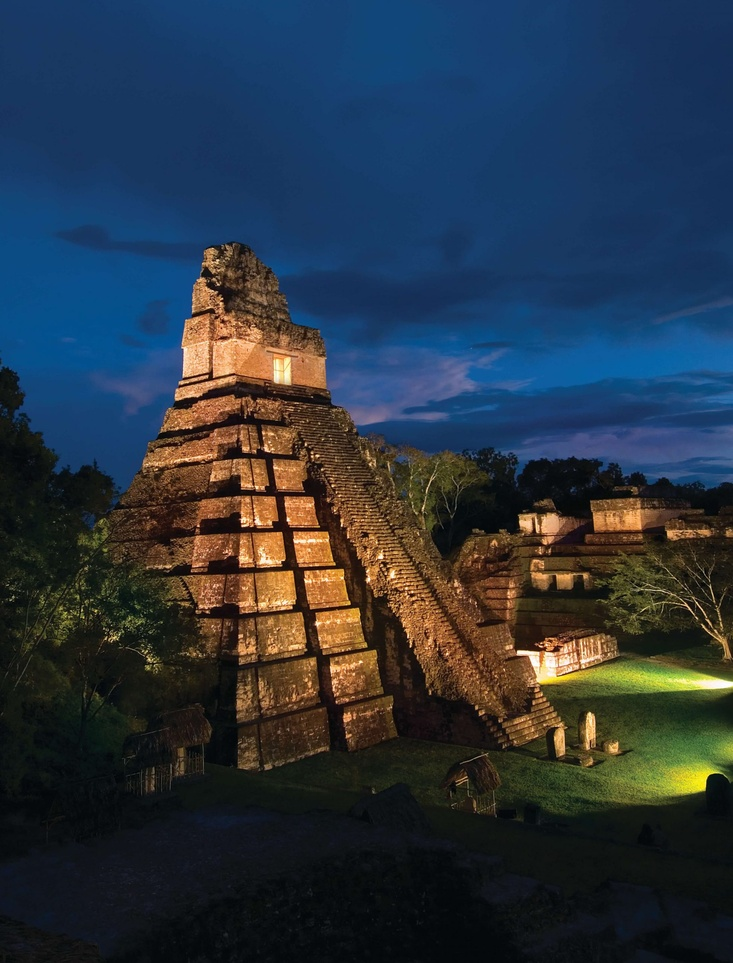
#> input picture TIKAL.jpg, 733 x 963 px, shrunk from 1948 x 2560 before the run, found by its file name
$ jupyter execute --allow-errors LABO1.ipynb
#> lines starting #> are read from the running program, lines starting #| are printed output that depends on the picture
## Text Mining & Image Recognition
### Hoja de Trabajo 1

Alumno: Walter Alexander Ajtun Pisquiy 24008909

##  Problema 1:
Desarrolle una funcion la cual reciba dos parametros, una imagen y un entero llamado color, la
funcion debe devolver una imagen la cual tenga activos los canales de color segun los siguientes
puntos:

[cell 1]
import cv2
import numpy as np
import matplotlib.pyplot as plt

def activar_canales(img, color):
    # Se verific si la imagen es None
    if img is None:
        print("Error: La imagen no se cargó correctamente.")
        return None

    # Se crea una copia de la imagen con los canales en cero
    img_resultado = np.zeros_like(img)

    if color == 1:
        # Activar solo el canal azul
        img_resultado[:, :, 0] = img[:, :, 0]
    elif color == 2:
        # Activar solo el canal verde
        img_resultado[:, :, 1] = img[:, :, 1]
    elif color == 3:
        # Activar solo el canal rojo
        img_resultado[:, :, 2] = img[:, :, 2]
    elif color == 10:
        # Activar los canales rojo y verde
        img_resultado[:, :, 1] = img[:, :, 1]  # verde
        img_resultado[:, :, 2] = img[:, :, 2]  # rojo
    elif color == 20:
        # Activar los canales verde y azul
        img_resultado[:, :, 0] = img[:, :, 0]  # azul
        img_resultado[:, :, 1] = img[:, :, 1]  # verde
    elif color == 30:
        # Activar los canales azul y rojo
        img_resultado[:, :, 0] = img[:, :, 0]  # azul
        img_resultado[:, :, 2] = img[:, :, 2]  # rojo
    else:
        print("El valor del parámetro color no es válido.")

    return img_resultado

# Se carga una imagen de ejemplo
img_path = r'C:\Users\walte\Documents\Text Mining\TIKAL.jpg'
img = cv2.imread(img_path)
#> img is the input picture: shape (963, 733, 3); mean B, G, R 65.5, 53.6, 41.9

# Se verifica si la imagen se cargó correctamente
if img is None:
    print(f"Error: No se pudo cargar la imagen desde {img_path}")
else:
    print(f"Imagen cargada correctamente desde {img_path}")

    # Se aplica la función con diferentes valores de color
    img_azul = activar_canales(img, 1)
    img_verde = activar_canales(img, 2)
    img_rojo = activar_canales(img, 3)
    img_rojo_verde = activar_canales(img, 10)
    img_verde_azul = activar_canales(img, 20)
    img_azul_rojo = activar_canales(img, 30)
#> in activar_canales (call 6), `img_resultado[:, :, 2] = img[:, :, 2]`:
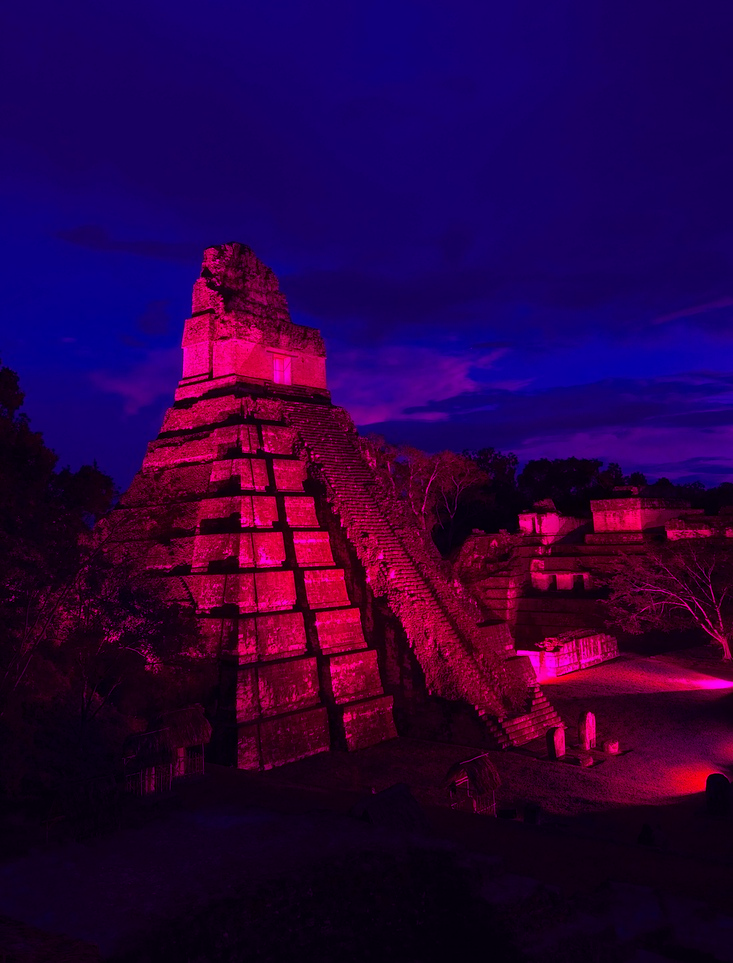
#> img_resultado: shape (963, 733, 3); mean B, G, R 65.5, 0, 41.9

    # Guardar las imágenes resultantes
    cv2.imwrite(r'C:\Users\walte\Documents\Text Mining\imagen_azul.jpg', img_azul)
    cv2.imwrite(r'C:\Users\walte\Documents\Text Mining\imagen_verde.jpg', img_verde)
    cv2.imwrite(r'C:\Users\walte\Documents\Text Mining\imagen_rojo.jpg', img_rojo)
    cv2.imwrite(r'C:\Users\walte\Documents\Text Mining\imagen_rojo_verde.jpg', img_rojo_verde)
    cv2.imwrite(r'C:\Users\walte\Documents\Text Mining\imagen_verde_azul.jpg', img_verde_azul)
    cv2.imwrite(r'C:\Users\walte\Documents\Text Mining\imagen_azul_rojo.jpg', img_azul_rojo)

    # Se muestra las imágenes resultantes en el notebook
    fig, axes = plt.subplots(2, 3, figsize=(15, 10))

    axes[0, 0].imshow(cv2.cvtColor(img_azul, cv2.COLOR_BGR2RGB))
    axes[0, 0].set_title('Canal Azul')
    axes[0, 0].axis('off')

    axes[0, 1].imshow(cv2.cvtColor(img_verde, cv2.COLOR_BGR2RGB))
    axes[0, 1].set_title('Canal Verde')
    axes[0, 1].axis('off')

    axes[0, 2].imshow(cv2.cvtColor(img_rojo, cv2.COLOR_BGR2RGB))
    axes[0, 2].set_title('Canal Rojo')
    axes[0, 2].axis('off')

    axes[1, 0].imshow(cv2.cvtColor(img_rojo_verde, cv2.COLOR_BGR2RGB))
    axes[1, 0].set_title('Canales Rojo y Verde')
    axes[1, 0].axis('off')

    axes[1, 1].imshow(cv2.cvtColor(img_verde_azul, cv2.COLOR_BGR2RGB))
    axes[1, 1].set_title('Canales Verde y Azul')
    axes[1, 1].axis('off')

    axes[1, 2].imshow(cv2.cvtColor(img_azul_rojo, cv2.COLOR_BGR2RGB))
    axes[1, 2].set_title('Canales Azul y Rojo')
    axes[1, 2].axis('off')

    plt.show()

## Problema 2

En el .zip del laboratorio se le compartio un conjunto de imagenes en escala de grises (imagen1,
imagen2, perro) estas imagenes fueron creadas utilizando una escala de grises en 3D, cree una
funcion que dadas las 3 imagenes se construya l  a imagen original a color.

[cell 2]
import cv2
import numpy as np
import matplotlib.pyplot as plt

def reconstruir_imagen_color(img_azul_path, img_verde_path, img_rojo_path, output_path, titulo):
    # Se cargan las imágenes en escala de grises
#> called with titulo = 'Imagen 1 Color Reconstruida'
    img_azul = cv2.imread(img_azul_path, cv2.IMREAD_GRAYSCALE)
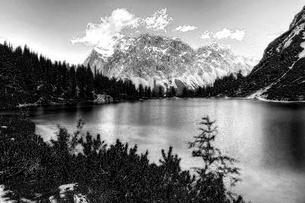
#> input picture imagen1/imagen1_salida_gray_azul.jpg, 305 x 203 px, shrunk from 810 x 540 before the run, found by its file name
#> img_azul is the input picture: shape (203, 305); min 0, max 255, mean 118.1
    img_verde = cv2.imread(img_verde_path, cv2.IMREAD_GRAYSCALE)
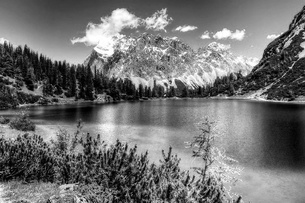
#> input picture imagen1/imagen1_salida_gray_verde.jpg, 305 x 203 px, shrunk from 810 x 540 before the run, found by its file name
#> img_verde is the input picture: shape (203, 305); min 0, max 255, mean 113.9
    img_rojo = cv2.imread(img_rojo_path, cv2.IMREAD_GRAYSCALE)
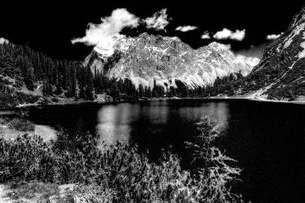
#> input picture imagen1/imagen1_salida_gray_rojo.jpg, 305 x 203 px, shrunk from 810 x 540 before the run, found by its file name
#> img_rojo is the input picture: shape (203, 305); min 0, max 255, mean 57.6

    # Se verifica si las imágenes se cargaron correctamente
    if img_azul is None:
        print(f"Error: No se pudo cargar la imagen azul desde {img_azul_path}")
        return
    if img_verde is None:
        print(f"Error: No se pudo cargar la imagen verde desde {img_verde_path}")
        return
    if img_rojo is None:
        print(f"Error: No se pudo cargar la imagen roja desde {img_rojo_path}")
        return

    # Se crea una imagen vacía con tres canales (color)
    img_color = np.zeros((img_azul.shape[0], img_azul.shape[1], 3), dtype=np.uint8)

    # Se asigna cada imagen de escala de grises a su respectivo canal de color
    img_color[:, :, 0] = img_azul  # Canal azul
    img_color[:, :, 1] = img_verde  # Canal verde
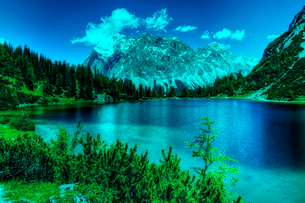
#> img_color: shape (203, 305, 3); mean of channels 0, 1, 2 118.1, 113.9, 0; drawn as B, G, R
    img_color[:, :, 2] = img_rojo  # Canal rojo
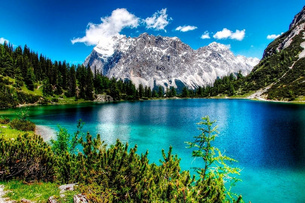
#> img_color: shape (203, 305, 3); mean of channels 0, 1, 2 118.1, 113.9, 57.6; drawn as B, G, R

    # Se guarda la imagen resultante
    cv2.imwrite(output_path, img_color)

    # Se muestra la imagen resultante en el notebook
    plt.figure(figsize=(8, 6))
    plt.imshow(cv2.cvtColor(img_color, cv2.COLOR_BGR2RGB))
    plt.title(titulo)
    plt.axis('off')
    plt.show()

# Rutas de las imágenes y los directorios de salida
img_paths = [
    (r'C:\Users\walte\Documents\Text Mining\imagen1\imagen1_salida_gray_azul.jpg',
     r'C:\Users\walte\Documents\Text Mining\imagen1\imagen1_salida_gray_verde.jpg',
     r'C:\Users\walte\Documents\Text Mining\imagen1\imagen1_salida_gray_rojo.jpg',
     r'C:\Users\walte\Documents\Text Mining\imagen_color_reconstruida.jpg',
     'Imagen 1 Color Reconstruida'),
    (r'C:\Users\walte\Documents\Text Mining\imagen2\imagen2_salida_gray_azul.jpg',
     r'C:\Users\walte\Documents\Text Mining\imagen2\imagen2_salida_gray_verde.jpg',
     r'C:\Users\walte\Documents\Text Mining\imagen2\imagen2_salida_gray_rojo.jpg',
     r'C:\Users\walte\Documents\Text Mining\imagen2_color_reconstruida.jpg',
     'Imagen 2 Color Reconstruida'),
    (r'C:\Users\walte\Documents\Text Mining\perro\perro_salida_gray_azul.jpg',
     r'C:\Users\walte\Documents\Text Mining\perro\perro_salida_gray_verde.jpg',
     r'C:\Users\walte\Documents\Text Mining\perro\perro_salida_gray_rojo.jpg',
     r'C:\Users\walte\Documents\Text Mining\perro_color_reconstruida.jpg',
     'Imagen Perro Color Reconstruida')
]

# Llamar a la función para cada conjunto de imágenes
for img_azul_path, img_verde_path, img_rojo_path, output_path, titulo in img_paths:
    reconstruir_imagen_color(img_azul_path, img_verde_path, img_rojo_path, output_path, titulo)

## Problema 3:
Cree una funcion que dada una imagen cree una escala de grises en tres dimensiones, tome en
cuenta que su funcion debe crear 3 imagenes como salida. Para entregar este ejercicio debe incluir
una las images que haya utilizado como prueba y el resultado de las misma, no puede utilizar la
imagen del Problema #2.

[cell 3]
import cv2
import numpy as np
import matplotlib.pyplot as plt

def crear_escala_grises(img_path, output_path):
    # Se carga la imagen a color
    img_color = cv2.imread(img_path)

    # Se verifica si la imagen se cargó correctamente
    if img_color is None:
        print(f"Error: No se pudo cargar la imagen desde {img_path}")
        return

    # Se separa los canales de color
    azul, verde, rojo = cv2.split(img_color)

    # Guardamos cada canal como una imagen en escala de grises
    cv2.imwrite(output_path + '\\LAG_gray_azul.jpg', azul)
    cv2.imwrite(output_path + '\\LAG_gray_verde.jpg', verde)
    cv2.imwrite(output_path + '\\LAG_gray_rojo.jpg', rojo)

    # Se muestra las imágenes en el notebook
    plt.figure(figsize=(12, 8))

    plt.subplot(1, 3, 1)
    plt.imshow(azul, cmap='gray')
    plt.title('Canal Azul')
    plt.axis('off')

    plt.subplot(1, 3, 2)
    plt.imshow(verde, cmap='gray')
    plt.title('Canal Verde')
    plt.axis('off')

    plt.subplot(1, 3, 3)
    plt.imshow(rojo, cmap='gray')
    plt.title('Canal Rojo')
    plt.axis('off')

    plt.show()

# Rutas de la imagen y el directorio de salida
img_path = r'C:\Users\walte\Documents\Text Mining\LAG.jpg'
output_path = r'C:\Users\walte\Documents\Text Mining'

# Se llamda a la función
crear_escala_grises(img_path, output_path)

## Problema 4:
Cree una funcion que dada una imagen, muestre el histograma de cada canal de color y el de
escala de grises (utilice un promedio atitmetico para su escala de grises, no puede usar funciones
de opencv), sus histogramas deben incluir una linea vertical la cual muestre el valor de la media
de la distribucion

[cell 4]
import numpy as np
import matplotlib.pyplot as plt
from PIL import Image

def mostrar_histogramas_con_media(img_path):
    # Se carga la imagen a color usando PIL
    img_color = Image.open(img_path)
#> img_color: PIL image 733x963 RGB
    img_color = np.array(img_color)

    # Se convierte la imagen a escala de grises manualmente
    img_gray = np.dot(img_color[...,:3], [0.2989, 0.5870, 0.1140])
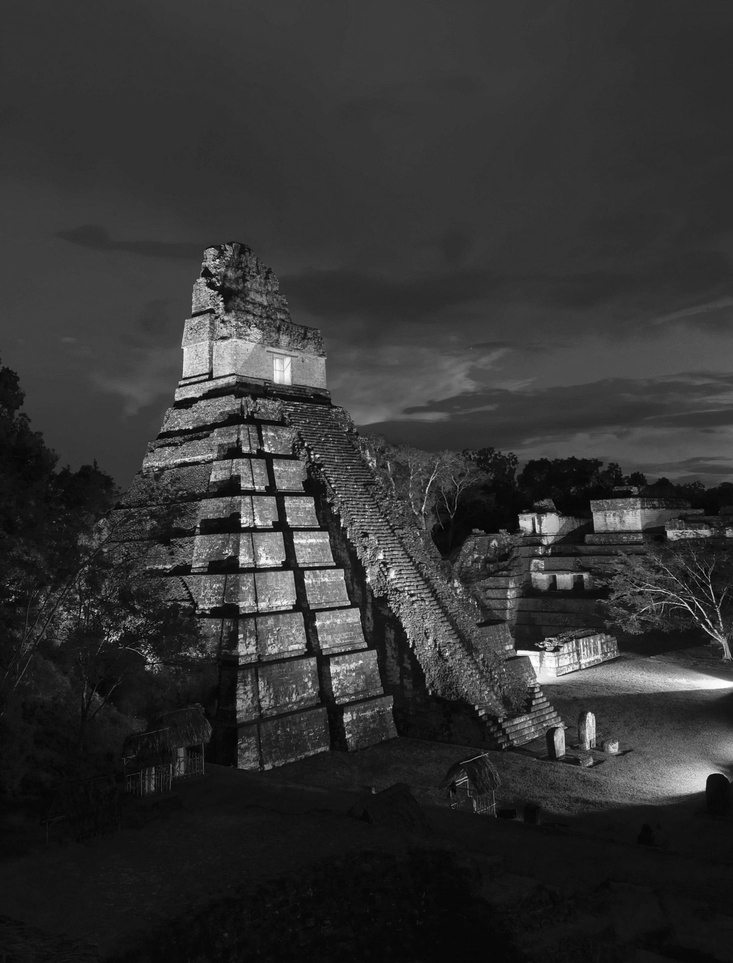
#> img_gray: shape (963, 733) float64; min 0.886, max 255, mean 51.4

    # Se separa los canales de color
    azul = img_color[:, :, 2]
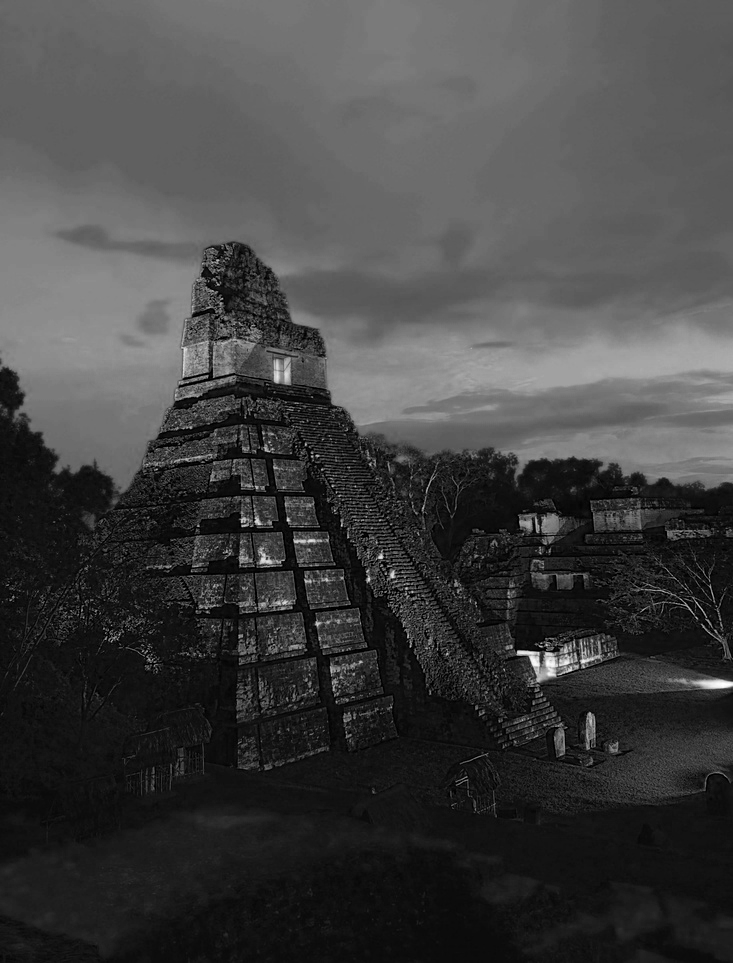
#> azul: shape (963, 733); min 0, max 255, mean 65.5
    verde = img_color[:, :, 1]
    rojo = img_color[:, :, 0]
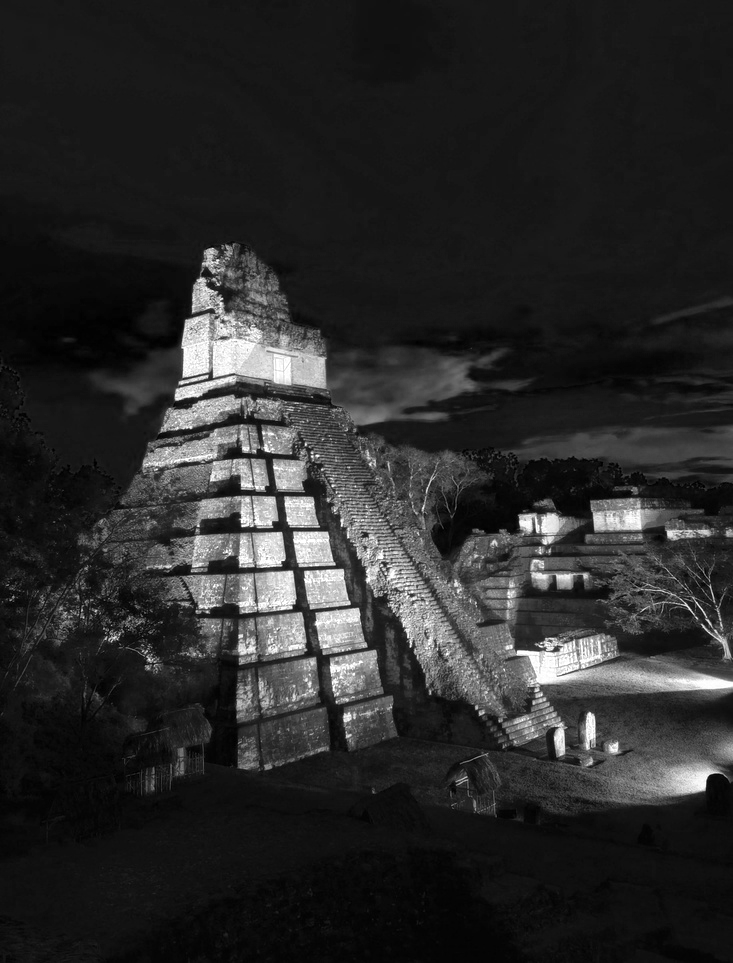
#> rojo: shape (963, 733); min 0, max 255, mean 41.9

    # Se crea una lista de los canales y sus nombres
    canales = [azul, verde, rojo, img_gray]
    nombres = ['Azul', 'Verde', 'Rojo', 'Gris']
    colores = ['b', 'g', 'r', 'k']

    # Se configura la figura para los histogramas
    plt.figure(figsize=(12, 8))

    for i, canal in enumerate(canales):
        plt.subplot(2, 2, i + 1)
        plt.title(f'Histograma del canal {nombres[i]}')
        plt.xlabel('Intensidad')
        plt.ylabel('Frecuencia')

        # Se calcula el histograma manualmente
        hist, bins = np.histogram(canal.flatten(), bins=256, range=[0,256])

        # Se calcula la media
        media = np.mean(canal)

        # Se grafica el histograma
        plt.plot(hist, color=colores[i])

        # Se anada una línea vertical en el valor de la media
        plt.axvline(media, color='k', linestyle='dashed', linewidth=1)
        plt.text(media + 5, max(hist) * 0.9, f'Media: {media:.2f}', color='k')
#> this loop made 4 passes
#> media on passes 1 to 4: 65.53, 53.57, 41.94, 51.45

    # Se muestra los histogramas
    plt.tight_layout()
    plt.show()
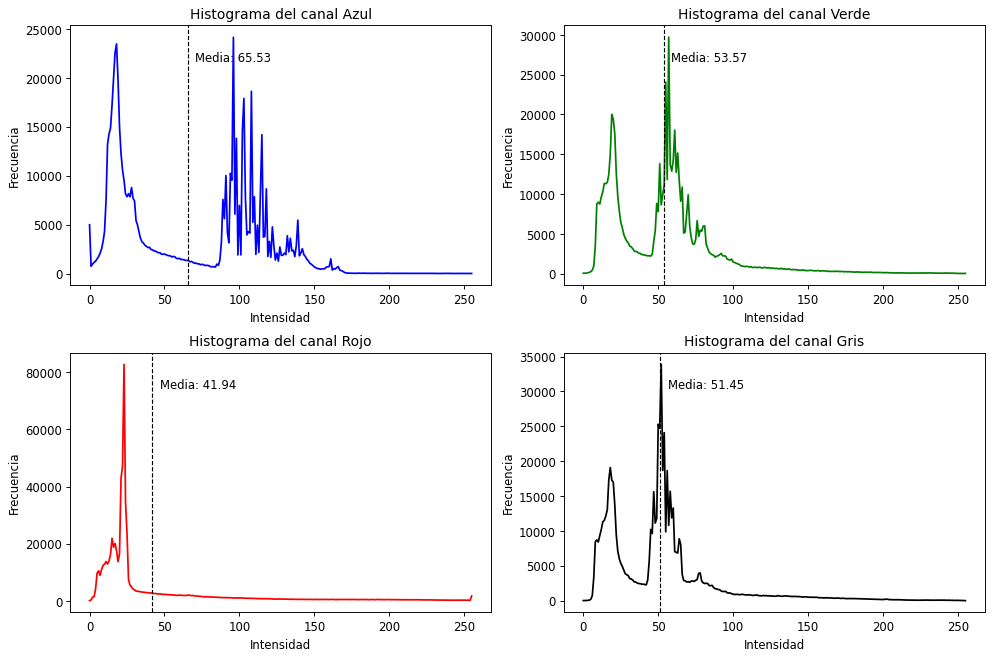
#> figure drawn by matplotlib, 4 panels; panel 1: curve peaks at x = 96, y = 24147; panel 2: curve peaks at x = 57, y = 29703; panel 3: curve peaks at x = 23, y = 82782; panel 4: curve peaks at x = 52, y = 33894

# Ruta de la imagen
img_path = r'C:\Users\walte\Documents\Text Mining\TIKAL.jpg'

# Llamar a la función
mostrar_histogramas_con_media(img_path)
